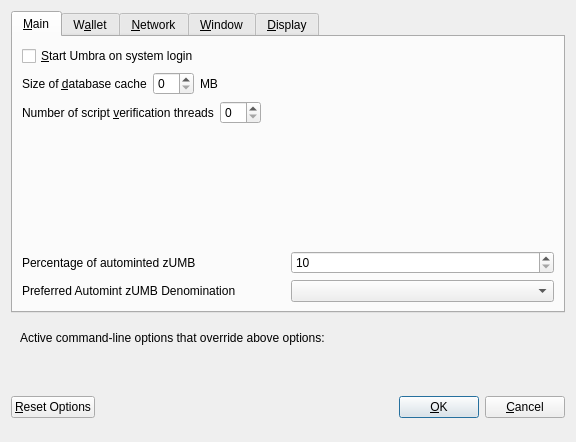
<?xml version="1.0" encoding="UTF-8"?>
<ui version="4.0">
 <class>OptionsDialog</class>
 <widget class="QDialog" name="OptionsDialog">
  <property name="geometry">
   <rect>
    <x>0</x>
    <y>0</y>
    <width>576</width>
    <height>442</height>
   </rect>
  </property>
  <property name="windowTitle">
   <string>Options</string>
  </property>
  <property name="modal">
   <bool>true</bool>
  </property>
  <layout class="QVBoxLayout" name="verticalLayout">
   <item>
    <widget class="QTabWidget" name="tabWidget">
     <property name="currentIndex">
      <number>0</number>
     </property>
     <widget class="QWidget" name="tabMain">
      <attribute name="title">
       <string>&amp;Main</string>
      </attribute>
      <layout class="QVBoxLayout" name="verticalLayout_Main">
       <item>
        <widget class="QCheckBox" name="bitcoinAtStartup">
         <property name="toolTip">
          <string>Automatically start Umbra after logging in to the system.</string>
         </property>
         <property name="text">
          <string>&amp;Start Umbra on system login</string>
         </property>
        </widget>
       </item>
       <item>
        <layout class="QHBoxLayout" name="horizontalLayout_2_Main">
         <item>
          <widget class="QLabel" name="databaseCacheLabel">
           <property name="text">
            <string>Size of &amp;database cache</string>
           </property>
           <property name="textFormat">
            <enum>Qt::PlainText</enum>
           </property>
           <property name="buddy">
            <cstring>databaseCache</cstring>
           </property>
          </widget>
         </item>
         <item>
          <widget class="QSpinBox" name="databaseCache"/>
         </item>
         <item>
          <widget class="QLabel" name="databaseCacheUnitLabel">
           <property name="text">
            <string>MB</string>
           </property>
           <property name="textFormat">
            <enum>Qt::PlainText</enum>
           </property>
          </widget>
         </item>
         <item>
          <spacer name="horizontalSpacer_2_Main">
           <property name="orientation">
            <enum>Qt::Horizontal</enum>
           </property>
           <property name="sizeHint" stdset="0">
            <size>
             <width>40</width>
             <height>20</height>
            </size>
           </property>
          </spacer>
         </item>
        </layout>
       </item>
       <item>
        <layout class="QHBoxLayout" name="horizontalLayout_3_Main">
         <item>
          <widget class="QLabel" name="threadsScriptVerifLabel">
           <property name="text">
            <string>Number of script &amp;verification threads</string>
           </property>
           <property name="textFormat">
            <enum>Qt::PlainText</enum>
           </property>
           <property name="buddy">
            <cstring>threadsScriptVerif</cstring>
           </property>
          </widget>
         </item>
         <item>
          <widget class="QSpinBox" name="threadsScriptVerif">
           <property name="toolTip">
            <string>(0 = auto, &lt;0 = leave that many cores free)</string>
           </property>
          </widget>
         </item>
         <item>
          <spacer name="horizontalSpacer_3_Main">
           <property name="orientation">
            <enum>Qt::Horizontal</enum>
           </property>
           <property name="sizeHint" stdset="0">
            <size>
             <width>40</width>
             <height>20</height>
            </size>
           </property>
          </spacer>
         </item>
        </layout>
       </item>
       <item>
        <spacer name="verticalSpacer_2">
         <property name="orientation">
          <enum>Qt::Vertical</enum>
         </property>
         <property name="sizeHint" stdset="0">
          <size>
           <width>20</width>
           <height>40</height>
          </size>
         </property>
        </spacer>
       </item>
       <item>
        <layout class="QHBoxLayout" name="horizontalLayout_3">
         <item>
          <widget class="QLabel" name="percentage_label">
           <property name="toolTip">
            <string>Percentage of incoming UMB which get automatically converted to zUMB via Zerocoin Protocol (min: 10%)</string>
           </property>
           <property name="text">
            <string>Percentage of autominted zUMB</string>
           </property>
          </widget>
         </item>
         <item>
          <widget class="QSpinBox" name="zeromintPercentage">
           <property name="minimum">
            <number>10</number>
           </property>
           <property name="maximum">
            <number>100</number>
           </property>
          </widget>
         </item>
        </layout>
       </item>
       <item>
        <layout class="QHBoxLayout" name="horizontalLayout" stretch="0,0">
         <property name="sizeConstraint">
          <enum>QLayout::SetFixedSize</enum>
         </property>
         <item>
          <widget class="QLabel" name="labelPreferredDenom">
           <property name="maximumSize">
            <size>
             <width>16777215</width>
             <height>16777215</height>
            </size>
           </property>
           <property name="toolTip">
            <string>Wait with automatic conversion to Zerocoin until enough UMB for this denomination is available</string>
           </property>
           <property name="text">
            <string>Preferred Automint zUMB Denomination</string>
           </property>
          </widget>
         </item>
         <item>
          <widget class="QComboBox" name="preferredDenom">
           <property name="maximumSize">
            <size>
             <width>16777215</width>
             <height>27</height>
            </size>
           </property>
           <property name="toolTip">
            <string>Wait with automatic conversion to Zerocoin until enough UMB for this denomination is available</string>
           </property>
           <property name="maxVisibleItems">
            <number>9</number>
           </property>
           <property name="maxCount">
            <number>9</number>
           </property>
          </widget>
         </item>
        </layout>
       </item>
      </layout>
     </widget>
     <widget class="QWidget" name="tabWallet">
      <attribute name="title">
       <string>W&amp;allet</string>
      </attribute>
      <layout class="QVBoxLayout" name="verticalLayout_Wallet">
       <item>
        <widget class="QGroupBox" name="groupBox">
         <property name="title">
          <string>Expert</string>
         </property>
         <layout class="QVBoxLayout" name="verticalLayout_2">
          <item>
           <widget class="QCheckBox" name="coinControlFeatures">
            <property name="toolTip">
             <string>Whether to show coin control features or not.</string>
            </property>
            <property name="text">
             <string>Enable coin &amp;control features</string>
            </property>
           </widget>
          </item>
          <item>
           <widget class="QCheckBox" name="showMasternodesTab">
            <property name="toolTip">
             <string>Show additional tab listing all your masternodes in first sub-tab&lt;br/&gt;and all masternodes on the network in second sub-tab.</string>
            </property>
            <property name="text">
             <string>Show Masternodes Tab</string>
            </property>
           </widget>
          </item>
          <item>
           <widget class="QCheckBox" name="spendZeroConfChange">
            <property name="toolTip">
             <string>If you disable the spending of unconfirmed change, the change from a transaction&lt;br/&gt;cannot be used until that transaction has at least one confirmation.&lt;br/&gt;This also affects how your balance is computed.</string>
            </property>
            <property name="text">
             <string>&amp;Spend unconfirmed change</string>
            </property>
           </widget>
          </item>
         </layout>
        </widget>
       </item>
       <item>
        <spacer name="verticalSpacer_Wallet">
         <property name="orientation">
          <enum>Qt::Vertical</enum>
         </property>
         <property name="sizeHint" stdset="0">
          <size>
           <width>20</width>
           <height>40</height>
          </size>
         </property>
        </spacer>
       </item>
      </layout>
     </widget>
     <widget class="QWidget" name="tabNetwork">
      <attribute name="title">
       <string>&amp;Network</string>
      </attribute>
      <layout class="QVBoxLayout" name="verticalLayout_Network">
       <item>
        <widget class="QCheckBox" name="mapPortUpnp">
         <property name="toolTip">
          <string>Automatically open the Umbra client port on the router. This only works when your router supports UPnP and it is enabled.</string>
         </property>
         <property name="text">
          <string>Map port using &amp;UPnP</string>
         </property>
        </widget>
       </item>
       <item>
        <widget class="QCheckBox" name="allowIncoming">
         <property name="toolTip">
          <string>Accept connections from outside</string>
         </property>
         <property name="text">
          <string>Allow incoming connections</string>
         </property>
        </widget>
       </item>
       <item>
        <widget class="QCheckBox" name="connectSocks">
         <property name="toolTip">
          <string>Connect to the Umbra network through a SOCKS5 proxy.</string>
         </property>
         <property name="text">
          <string>&amp;Connect through SOCKS5 proxy (default proxy):</string>
         </property>
        </widget>
       </item>
       <item>
        <layout class="QHBoxLayout" name="horizontalLayout_1_Network">
         <item>
          <widget class="QLabel" name="proxyIpLabel">
           <property name="text">
            <string>Proxy &amp;IP:</string>
           </property>
           <property name="textFormat">
            <enum>Qt::PlainText</enum>
           </property>
           <property name="buddy">
            <cstring>proxyIp</cstring>
           </property>
          </widget>
         </item>
         <item>
          <widget class="QValidatedLineEdit" name="proxyIp">
           <property name="minimumSize">
            <size>
             <width>140</width>
             <height>0</height>
            </size>
           </property>
           <property name="maximumSize">
            <size>
             <width>140</width>
             <height>16777215</height>
            </size>
           </property>
           <property name="toolTip">
            <string>IP address of the proxy (e.g. IPv4: 127.0.0.1 / IPv6: ::1)</string>
           </property>
          </widget>
         </item>
         <item>
          <widget class="QLabel" name="proxyPortLabel">
           <property name="text">
            <string>&amp;Port:</string>
           </property>
           <property name="textFormat">
            <enum>Qt::PlainText</enum>
           </property>
           <property name="buddy">
            <cstring>proxyPort</cstring>
           </property>
          </widget>
         </item>
         <item>
          <widget class="QLineEdit" name="proxyPort">
           <property name="minimumSize">
            <size>
             <width>55</width>
             <height>0</height>
            </size>
           </property>
           <property name="maximumSize">
            <size>
             <width>55</width>
             <height>16777215</height>
            </size>
           </property>
           <property name="toolTip">
            <string>Port of the proxy (e.g. 9050)</string>
           </property>
          </widget>
         </item>
         <item>
          <spacer name="horizontalSpacer_1_Network">
           <property name="orientation">
            <enum>Qt::Horizontal</enum>
           </property>
           <property name="sizeHint" stdset="0">
            <size>
             <width>40</width>
             <height>20</height>
            </size>
           </property>
          </spacer>
         </item>
        </layout>
       </item>
       <item>
        <spacer name="verticalSpacer_Network">
         <property name="orientation">
          <enum>Qt::Vertical</enum>
         </property>
         <property name="sizeHint" stdset="0">
          <size>
           <width>20</width>
           <height>40</height>
          </size>
         </property>
        </spacer>
       </item>
      </layout>
     </widget>
     <widget class="QWidget" name="tabWindow">
      <attribute name="title">
       <string>&amp;Window</string>
      </attribute>
      <layout class="QVBoxLayout" name="verticalLayout_Window">
       <item>
        <widget class="QCheckBox" name="minimizeToTray">
         <property name="toolTip">
          <string>Show only a tray icon after minimizing the window.</string>
         </property>
         <property name="text">
          <string>&amp;Minimize to the tray instead of the taskbar</string>
         </property>
        </widget>
       </item>
       <item>
        <widget class="QCheckBox" name="minimizeOnClose">
         <property name="toolTip">
          <string>Minimize instead of exit the application when the window is closed. When this option is enabled, the application will be closed only after selecting Quit in the menu.</string>
         </property>
         <property name="text">
          <string>M&amp;inimize on close</string>
         </property>
        </widget>
       </item>
       <item>
        <spacer name="verticalSpacer_Window">
         <property name="orientation">
          <enum>Qt::Vertical</enum>
         </property>
         <property name="sizeHint" stdset="0">
          <size>
           <width>20</width>
           <height>40</height>
          </size>
         </property>
        </spacer>
       </item>
      </layout>
     </widget>
     <widget class="QWidget" name="tabDisplay">
      <attribute name="title">
       <string>&amp;Display</string>
      </attribute>
      <layout class="QVBoxLayout" name="verticalLayout_Display">
       <item>
        <layout class="QHBoxLayout" name="horizontalLayout_1_Display">
         <item>
          <widget class="QLabel" name="langLabel">
           <property name="text">
            <string>User Interface &amp;language:</string>
           </property>
           <property name="textFormat">
            <enum>Qt::PlainText</enum>
           </property>
           <property name="buddy">
            <cstring>lang</cstring>
           </property>
          </widget>
         </item>
         <item>
          <widget class="QValueComboBox" name="lang">
           <property name="toolTip">
            <string>The user interface language can be set here. This setting will take effect after restarting Umbra.</string>
           </property>
          </widget>
         </item>
        </layout>
       </item>
       <item>
        <widget class="QLabel" name="label_3">
         <property name="toolTip">
          <string notr="true"/>
         </property>
         <property name="statusTip">
          <string notr="true"/>
         </property>
         <property name="whatsThis">
          <string notr="true"/>
         </property>
         <property name="accessibleName">
          <string notr="true"/>
         </property>
         <property name="text">
          <string>Language missing or translation incomplete? Help contributing translations here:
https://www.transifex.com/umbra-project/umbra-project-translations</string>
         </property>
         <property name="wordWrap">
          <bool>true</bool>
         </property>
         <property name="openExternalLinks">
          <bool>true</bool>
         </property>
         <property name="textInteractionFlags">
          <set>Qt::TextBrowserInteraction</set>
         </property>
        </widget>
       </item>
       <item>
        <layout class="QHBoxLayout" name="horizontalLayout_4_Display" stretch="0,0">
         <item>
          <widget class="QLabel" name="themeLabel">
           <property name="text">
            <string>User Interface Theme:</string>
           </property>
          </widget>
         </item>
         <item>
          <widget class="QValueComboBox" name="theme"/>
         </item>
        </layout>
       </item>
       <item>
        <widget class="Line" name="line">
         <property name="orientation">
          <enum>Qt::Horizontal</enum>
         </property>
        </widget>
       </item>
       <item>
        <layout class="QHBoxLayout" name="horizontalLayout_2_Display">
         <item>
          <widget class="QLabel" name="unitLabel">
           <property name="text">
            <string>&amp;Unit to show amounts in:</string>
           </property>
           <property name="textFormat">
            <enum>Qt::PlainText</enum>
           </property>
           <property name="buddy">
            <cstring>unit</cstring>
           </property>
          </widget>
         </item>
         <item>
          <widget class="QValueComboBox" name="unit">
           <property name="toolTip">
            <string>Choose the default subdivision unit to show in the interface and when sending coins.</string>
           </property>
          </widget>
         </item>
        </layout>
       </item>
       <item>
        <layout class="QHBoxLayout" name="horizontalLayout_5_Display">
         <item>
          <widget class="QLabel" name="digitsLabel">
           <property name="text">
            <string>Decimal digits</string>
           </property>
          </widget>
         </item>
         <item>
          <widget class="QValueComboBox" name="digits"/>
         </item>
        </layout>
       </item>
       <item>
        <layout class="QHBoxLayout" name="horizontalLayout_3_Display">
         <item>
          <widget class="QLabel" name="thirdPartyTxUrlsLabel">
           <property name="toolTip">
            <string>Third party URLs (e.g. a block explorer) that appear in the transactions tab as context menu items. %s in the URL is replaced by transaction hash. Multiple URLs are separated by vertical bar |.</string>
           </property>
           <property name="text">
            <string>Third party transaction URLs</string>
           </property>
           <property name="buddy">
            <cstring>thirdPartyTxUrls</cstring>
           </property>
          </widget>
         </item>
         <item>
          <widget class="QLineEdit" name="thirdPartyTxUrls">
           <property name="toolTip">
            <string>Third party URLs (e.g. a block explorer) that appear in the transactions tab as context menu items. %s in the URL is replaced by transaction hash. Multiple URLs are separated by vertical bar |.</string>
           </property>
          </widget>
         </item>
        </layout>
       </item>
       <item>
        <spacer name="verticalSpacer">
         <property name="orientation">
          <enum>Qt::Vertical</enum>
         </property>
         <property name="sizeHint" stdset="0">
          <size>
           <width>20</width>
           <height>40</height>
          </size>
         </property>
        </spacer>
       </item>
      </layout>
     </widget>
    </widget>
   </item>
   <item>
    <widget class="QFrame" name="frame">
     <layout class="QVBoxLayout" name="verticalLayout_Bottom">
      <item>
       <layout class="QHBoxLayout" name="horizontalLayout_Bottom">
        <item>
         <widget class="QLabel" name="overriddenByCommandLineInfoLabel">
          <property name="text">
           <string>Active command-line options that override above options:</string>
          </property>
          <property name="textFormat">
           <enum>Qt::PlainText</enum>
          </property>
         </widget>
        </item>
        <item>
         <spacer name="horizontalSpacer_Bottom">
          <property name="orientation">
           <enum>Qt::Horizontal</enum>
          </property>
          <property name="sizeHint" stdset="0">
           <size>
            <width>40</width>
            <height>20</height>
           </size>
          </property>
         </spacer>
        </item>
       </layout>
      </item>
      <item>
       <widget class="QLabel" name="overriddenByCommandLineLabel">
        <property name="text">
         <string/>
        </property>
        <property name="textFormat">
         <enum>Qt::PlainText</enum>
        </property>
        <property name="wordWrap">
         <bool>true</bool>
        </property>
       </widget>
      </item>
     </layout>
    </widget>
   </item>
   <item>
    <layout class="QHBoxLayout" name="horizontalLayout_Buttons">
     <item>
      <widget class="QPushButton" name="resetButton">
       <property name="toolTip">
        <string>Reset all client options to default.</string>
       </property>
       <property name="text">
        <string>&amp;Reset Options</string>
       </property>
       <property name="autoDefault">
        <bool>false</bool>
       </property>
      </widget>
     </item>
     <item>
      <spacer name="horizontalSpacer_1">
       <property name="orientation">
        <enum>Qt::Horizontal</enum>
       </property>
       <property name="sizeHint" stdset="0">
        <size>
         <width>40</width>
         <height>48</height>
        </size>
       </property>
      </spacer>
     </item>
     <item>
      <widget class="QLabel" name="statusLabel">
       <property name="minimumSize">
        <size>
         <width>200</width>
         <height>0</height>
        </size>
       </property>
       <property name="font">
        <font>
         <weight>75</weight>
         <bold>true</bold>
        </font>
       </property>
       <property name="text">
        <string/>
       </property>
       <property name="textFormat">
        <enum>Qt::PlainText</enum>
       </property>
       <property name="wordWrap">
        <bool>true</bool>
       </property>
      </widget>
     </item>
     <item>
      <spacer name="horizontalSpacer_2">
       <property name="orientation">
        <enum>Qt::Horizontal</enum>
       </property>
       <property name="sizeHint" stdset="0">
        <size>
         <width>40</width>
         <height>48</height>
        </size>
       </property>
      </spacer>
     </item>
     <item>
      <widget class="QPushButton" name="okButton">
       <property name="text">
        <string>&amp;OK</string>
       </property>
       <property name="autoDefault">
        <bool>false</bool>
       </property>
       <property name="default">
        <bool>true</bool>
       </property>
      </widget>
     </item>
     <item>
      <widget class="QPushButton" name="cancelButton">
       <property name="text">
        <string>&amp;Cancel</string>
       </property>
       <property name="autoDefault">
        <bool>false</bool>
       </property>
      </widget>
     </item>
    </layout>
   </item>
  </layout>
 </widget>
 <customwidgets>
  <customwidget>
   <class>QValidatedLineEdit</class>
   <extends>QLineEdit</extends>
   <header>qvalidatedlineedit.h</header>
  </customwidget>
  <customwidget>
   <class>QValueComboBox</class>
   <extends>QComboBox</extends>
   <header>qvaluecombobox.h</header>
  </customwidget>
 </customwidgets>
 <resources/>
 <connections/>
</ui>
